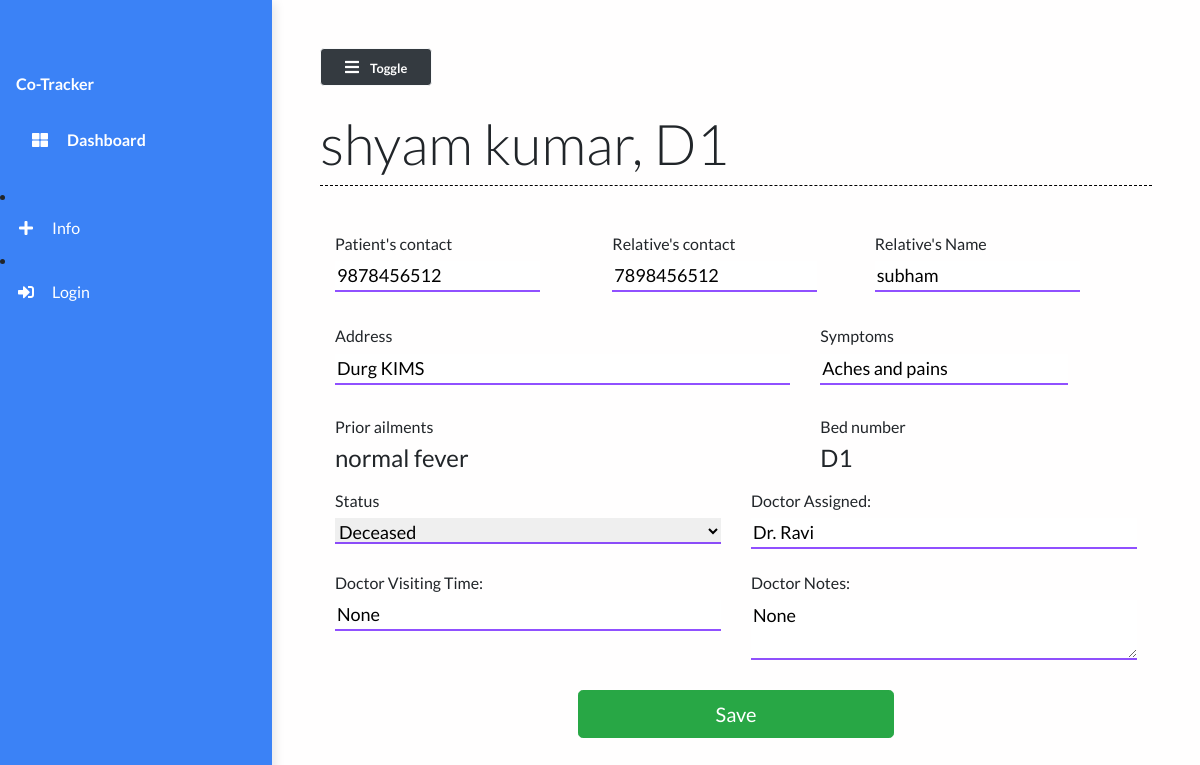
/patient/7, run on an earlier commit of the app's database.
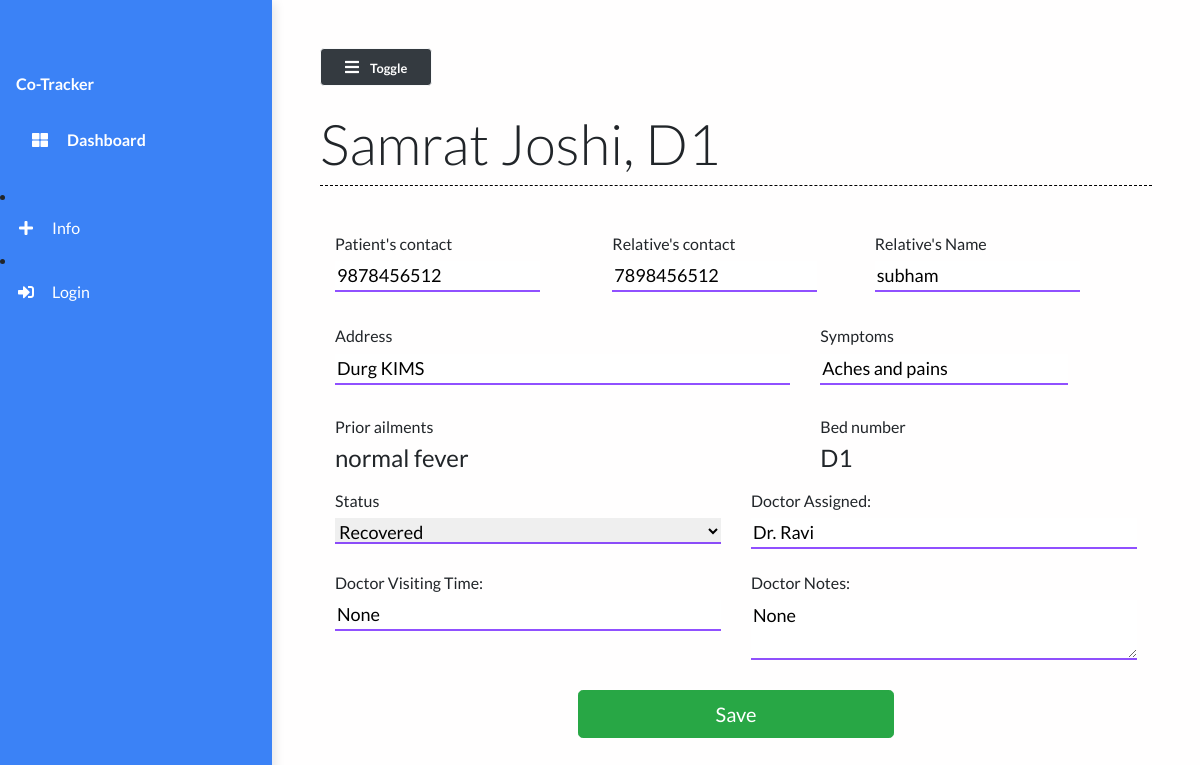
And on a later commit of the database.
### main/models.py (models this page shows, shortened)
class Patient(models.Model):
    name = models.CharField(max_length=50)
    phone_num = models.CharField(max_length=15)
    patient_relative_name = models.CharField(max_length=50, null=True)
    patient_relative_contact = models.CharField(max_length=15, null=True)
    address = models.TextField()
    SYMPTOMS = (
        ('Fever', 'Fever'),
        ('Dry cough', 'Dry cough'),
        ('Tiredness', 'Tiredness'),
        ('Aches and pains', 'Aches and pains'),
        ('Sore throat', 'Sore throat'),
        ('Diarrhoea', 'Diarrhoea'),
        ('Loss of taste or smell', 'Loss of taste or smell'),
        ('Difficulty in breathing or shortness of breath', 'Difficulty in breathing or shortness of breath'),
        ('Chest pain or pressure', 'Chest pain or pressure'),
        ('Loss of speech or movement', 'Loss of speech or movement'),
    )
    symptoms = MultiSelectField(choices=SYMPTOMS, null=True)
    prior_ailments = models.TextField()
    bed_num = models.ForeignKey("Bed", on_delete=models.CASCADE)
    dob = models.DateField(null=True)
    doctor = models.ForeignKey("Doctor", on_delete=models.CASCADE, null=True)
    doctors_notes = models.TextField(null=True, blank=True)
    doctors_visiting_time = models.CharField(null=True, max_length=50, blank=True)
    status = models.CharField(max_length=50)

class Bed(models.Model):
    bed_number = models.CharField(max_length=50)
    occupied = models.BooleanField()
    def __str__(self):
        return self.bed_number

class Doctor(models.Model):
    name = models.CharField(max_length=100)
    def __str__(self):
        return self.name

### main/views.py (the view, shortened to what this page needs)
# urls.py: path("patient/<str:pk>", views.patient, name="patient"),
def patient(request, pk):
    patient = Patient.objects.get(id=pk)
    context = {
        'patient': patient
    }
    return render(request, 'main/patient.html', context)

### main/templates/main/patient.html (shortened to what this page needs)
{% extends 'main/base.html' %}
{% load static %}
{% block contentTitle %}
    {{patient.name}}, {{patient.bed_num}}
{% endblock contentTitle %}
{% block content %}
		<form class="form" action="" method="post" id="registrationForm">
			<div class="container">
				<div class="patient-form">
					<div class="row">
						<div class="col-md-4 form-field mt-4 mb-0">
						<label for="mobile"><h6>Patient's contact</h6>
						<input type="text" id="name" class="input-text" type="text" name="mobile" placeholder="Mobile No" value="{{patient.phone_num}}">
						</label>
						</div>
						<div class="offset-md-2 col-md-4 form-field mt-4 mb-0">
						<label for="mobile" class="mb-0"><h6>Relative's contact</h6>
						<input type="text" id="mobile2" class="input-text" type="text" name="mobile2" placeholder="Mobile No" value="{{patient.patient_relative_contact}}">
						</label>
						</div>
						<div class="form-field mt-4">
						<label for="relativeName" class="mb-0"><h6>Relative's Name</h6>
						<input
							type="text"
							class="input-text"
							name="relativeName"
							id="realtiveName"
							value="{{patient.patient_relative_name}}"
							/>
						</label>
						</div>
						<div class="col-md-7 form-field mt-0">
						<label for="address" class="mb-0 mt-0"><h6>Address</h6></label>
						<input
							type="address"
							class="input-text"
							id="location"
							placeholder="address"
							name="location"
							title="enter a location"
							value="{{patient.address}}"
						/>
						</div>
						<div class="offset-md-1 col-md-4 form-field mt-0">
							<label for="symptoms" class="mb-0"><h6>Symptoms</h6></label>
							<input
								type="text"
								class="input-text"
								name="symptons"
								id="symptons"
								value="{{patient.symptoms}}"
							/>
						</div>
						<div class="col-md-7">
							<h6>Prior ailments</h6>
							<label for="prior_ailments"><h4>{{patient.prior_ailments}}</h4></label>
						</div>
						<div class="col-md-5">
							<h6>Bed number</h6>
							<label for="bed_num" class="mb-0">
							<h4>{{patient.bed_num}}</h4>
							</label>
						</div>
						<div class="col-md-6">
						 	<label for="status" class="mb-0">
							<h6>Status</h6></label>
							<select class="input-text"  name="status" id="status">
								<option  {% if patient.status == "Recovered"   %} selected="selected" {% endif %} class="bg-danger text-white" value="Recovered"  >Recovered</option>
								<option  {% if patient.status == "Deceased"   %} selected="selected" {% endif %} class="bg-danger text-white" value="Deceased"  >Deceased</option>
							</select>
						</div>
						<div class="col-md-6">
							<label for="doctor" class="mb-0">
							<h6>Doctor Assigned: </h6>
							</label>
							<input
								type="text"
								class="input-text"
								name="doctor"
								id="doctor"
								value="{{patient.doctor}}"
							/>
						</div>
						<div class="col-md-6">
							<label for="doctor_time" class="mb-0 mt-4">
							<h6>Doctor Visiting Time: </h6>
							</label>
							<input
								type="text"
								class="input-text"
								name="doctor_time"
								id="doctor_time"
								value="{{patient.doctors_visiting_time}}"
							/>
						</div>
						<div class="col-md-6">
							<label for="doctor_notes" class="mb-0 mt-4">
							<h6>Doctor Notes: </h6>
							</label>
							<textarea
								class="input-text"
								name="doctor_notes"
								id="doctor_notes"
								{{patient.doctors_notes}}
							>{{patient.doctors_notes}}</textarea>
						</div>
					</div>
				</div>
			</div>
		<div class="form-group">
			<div class="col-md-5 mx-auto">
			<br />
			<button class="btn btn-lg btn-success btn-block mx-auto" type="submit">
				 Save
			</button>
			</div>
	 	</div>
		 </form>
{% endblock content %}

What changed in the data, as far as the page shows it:
changed Patient "normal fever": name "shyam kumar" → "Samrat Joshi"; status "Deceased" → "Recovered"
